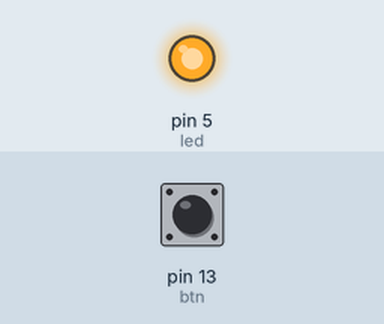
This sketch was run on a simulated Arduino Uno, built with avr-gcc and run on an emulated ATmega328P. Shown: output pins drawn as LEDs (lit = HIGH). The test bench sets the inputs (shaded band); at power-on: pin 13 (btn) HIGH.

Above: at 0.8 s.
At 2.3 s:
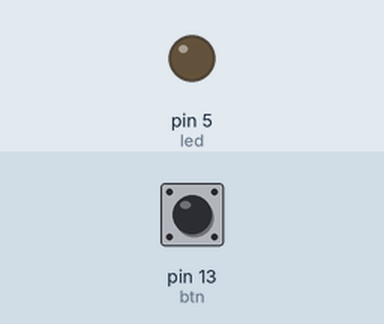
Timing chart, 0 to 3.5 s (numbered marks = the images above):
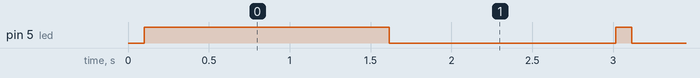

The sketch:

ToggleDebounce.ino
```cpp
const byte led = 5;
const byte btn = 13;
boolean ledState = LOW;
boolean btnLast = LOW;
boolean btnState = LOW;
unsigned long fInterval = 1500;
unsigned long oInterval = 100;
unsigned long lastFlash = 0;
void setup() {
  pinMode(led, OUTPUT);
  pinMode(btn, INPUT_PULLUP);
  Serial.begin(9600);
}

void loop() {
  unsigned long now = millis();
  boolean btnRead = digitalRead(btn);
  if (btnRead == HIGH && btnRead != btnLast) {
    btnState = !btnState;
  }
  btnLast = btnRead;
  //if (btnState == HIGH) {
    if (now - fInterval > lastFlash) {
      ledState = HIGH == btnState;
      lastFlash = now;
    }
    if (ledState == HIGH == btnState && now - oInterval > lastFlash) {
      ledState = LOW == btnState;
    }
  //}else{
    //ledState = HIGH;
  //}
  digitalWrite(led, ledState);
}
```

Measured:
- by itself, pin 5 (led): repeats every 1.5 s: LOW 1.4 s, HIGH 0.10 s
- by itself, everything shown: repeats every 45.0 s, in 60 steps
